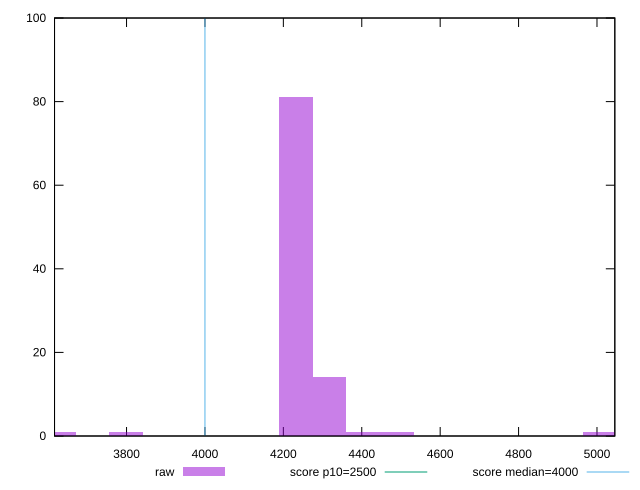

Generate this figure with gnuplot:
reset

$raw <<EOF
3799.4444322505838 1
3626.74241260283 1
5008.35856978486 1
4231.199481369968 81
4317.550491193845 14
4403.901501017723 1
4490.252510841599 1
EOF

set key outside below
set boxwidth 86.35100982387691
set xrange [3616.318:5045.494000000001]
set yrange [0:100]
set trange [0:100]
set style fill transparent solid 0.5 noborder

set parametric
set terminal svg size 640, 490 enhanced background rgb 'white'
set output "report_00019_2021-02-10T18-14-37.922Z//largest-contentful-paint/samples/pages+cached+noadtech+nomedia+nocss/raw/histogram.svg"

plot $raw title "raw" with boxes, \
     2500,t title "score p10=2500", \
     4000,t title "score median=4000"

reset
